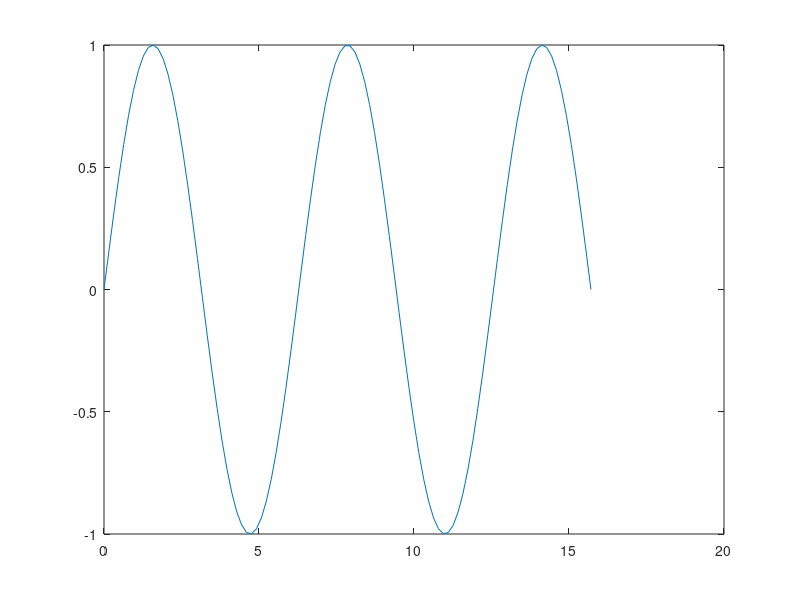
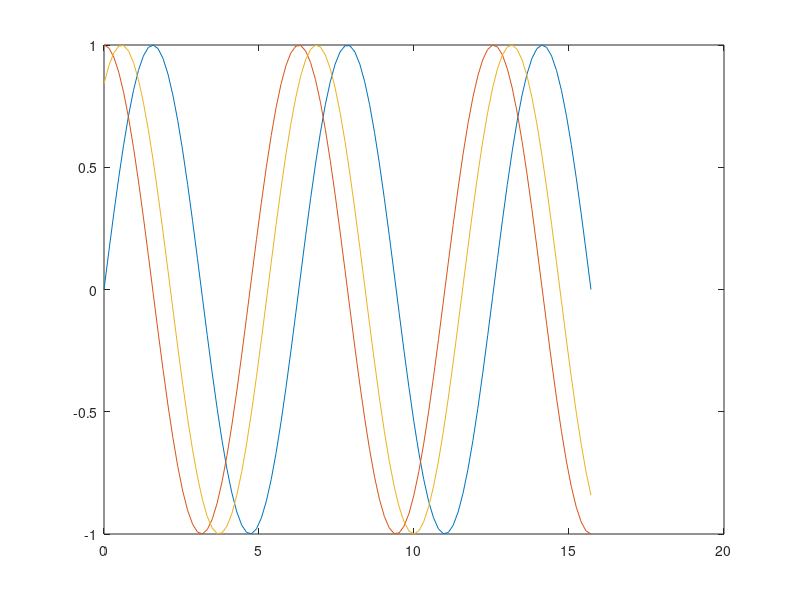
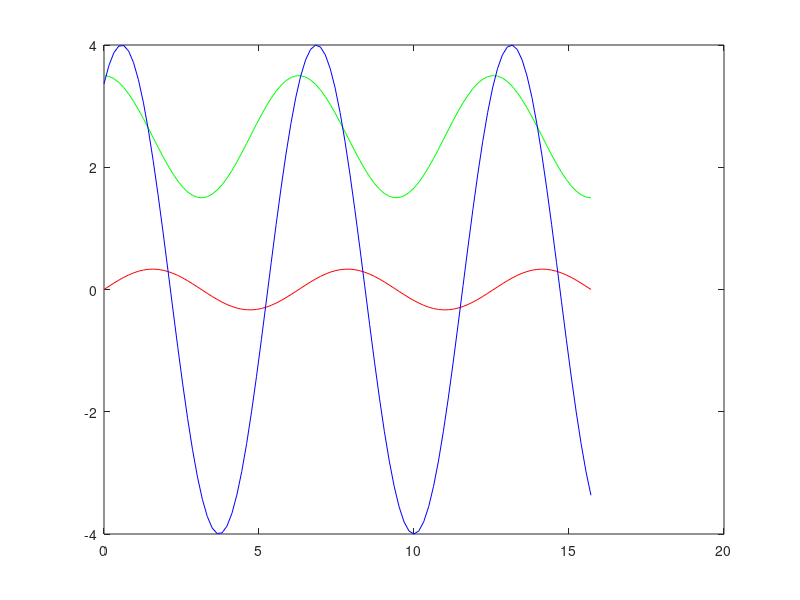

Here is the MATLAB script that generated these plots, in order:
clear
clc

% Range
% x = 1 : 10

x = linspace(0,5*pi,100);
y1 = sin(x);
y2 = cos(x);
y3 = sin(x + 1); % Geser ke kanan 1

% Single Lines
figure(1);
plot(x,y1);


% Membaca Perubahan Grafik
% Multi Lines 1
figure(2);
plot(x,y1,x,y2,x,y3) % Membuat Grafik 3 Koordinat

% Multi Lines 2 dengan perintah warna sesuai Keinginan
figure(3);
plot(x,y1/3,'r',x,y2+2.5,'g',x,y3*4,'b') 

% Figure fungsinya membuat 2 buah grafik di dalam 1 Program yang sama
% r = red, g = green, b = blue -- Kode warna
